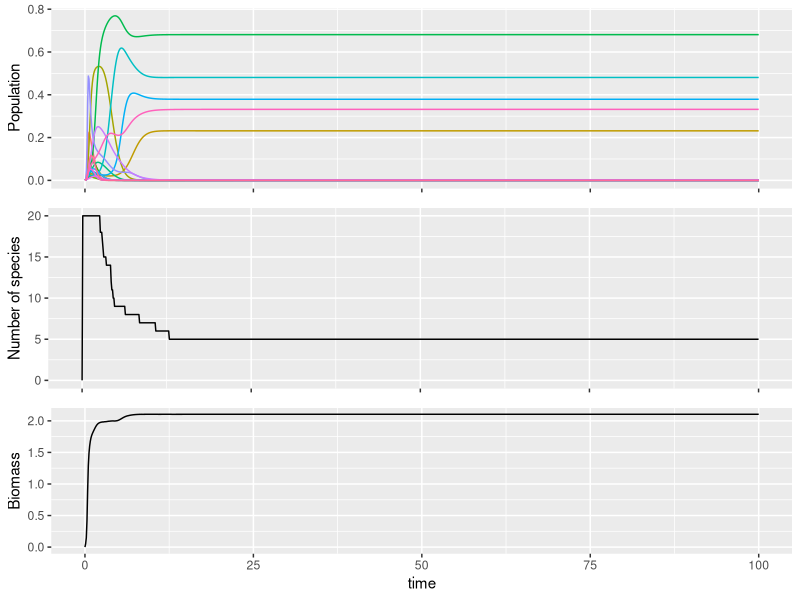

The R script that drew this image:
#=============================================================================
#Implementation of a lotka-volterra competition model with a density-dependent 
# pathogen mortality term (from Schnitzer et al. 2011)
#=============================================================================
# load libraries
#=============================================================================
library(tidyverse)
library(deSolve)
library(gridExtra)

#=============================================================================
# Define the population dynamics through the following function
#=============================================================================
lv_path= function(times,sp,parms){
	with( as.list(c(parms, sp )),
		{		
		
			nspp = parms$nspp 
			Ni = matrix(sp[1:nspp], nspp, 1)

			dNi = Ni 
			for( i in 1:nspp){
				#Lotka-volterra consumption with a saturating mortality term 
				dNi[i] = Ni[i] * ( ri[i] *(1 - t(alphas[i,])%*%Ni )  
					- Ni[i] / (Ni[i]+Hp[i] ) )
			}

	  	list( c(dNi) )
		})	

}  

#=============================================================================
# Set values of the population parameters
#=============================================================================

spp_prms = NULL
nspp = 20
spp_prms$ri = matrix(rpois(nspp,10), nspp, 1) #intrinsic growth
spp_prms$Hp = matrix(rpois(nspp,100), nspp, 1) #intrinsic growth

#Competition coefficients: 
spp_prms$alphas = matrix( runif(nspp^2,  0.1, 0.9),nspp,nspp )
diag(spp_prms$alphas) = matrix(rnorm(nspp, 0.99,0.01),nspp,1) #Set the intraspecific alphas = 1

#Pass all of these parameters as a list
parms = list(
	nspp=nspp, ri = spp_prms$ri, Hp = spp_prms$Hp, alphas = spp_prms$alphas
 )

#=============================================================================
# Run the model with initial conditions 
#=============================================================================
tend = 100
delta1 = 0.1
times  = seq(from = 0, to = tend, by = delta1)
tl = length(times)
minit = c( matrix(0.001,nspp,1) )

lv_out = dede(y=minit, times=times, func=lv_path, parms=parms, atol = 1e-9)
lv_out = as.data.frame(lv_out)
#=============================================================================
# Plot
#=============================================================================
lv_long =lv_out %>% gather( species, N, 2:(nspp+1) )

#Total number of species still around at each time: 
lv_long = lv_long %>% group_by(time) %>% mutate(spp_tot = sum(N>0.001) )

#Their collective biomass: 
lv_long = lv_long %>% group_by(time) %>% mutate(biomass = sum(N[N>0.001] ) )

#Each species' time trajectory
p1=ggplot()+ geom_line( data = lv_long, aes ( x = time, y = N, color = species)  )+ 
ylab("Population")+
theme(axis.text.x=element_blank(), axis.title.x=element_blank(), legend.position = "none") 

#Total number of species
p2=ggplot()+ geom_line( data = lv_long, aes ( x = time, y = spp_tot)  )+
ylab("Number of species")+
theme(axis.text.x=element_blank(), axis.title.x=element_blank(), legend.position = "none") 

#Total biomass of community
p3=ggplot()+ geom_line( data = lv_long, aes ( x = time, y = biomass)  )+
ylab("Biomass")

grid.arrange(p1,p2,p3, nrow = 3 )
